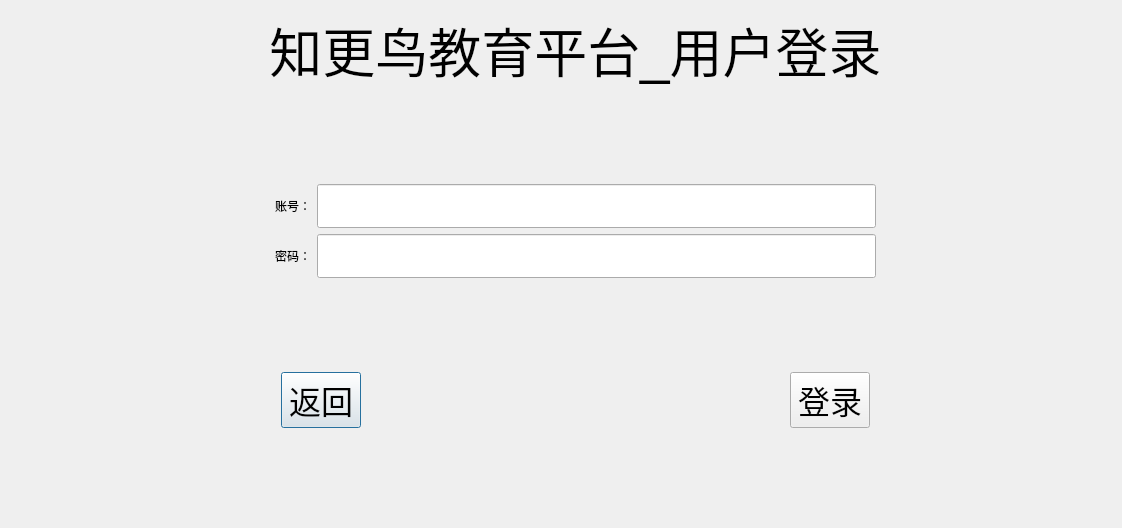
<?xml version="1.0" encoding="UTF-8"?>
<ui version="4.0">
 <class>zgnep_account_userLogin</class>
 <widget class="QDialog" name="zgnep_account_userLogin">
  <property name="geometry">
   <rect>
    <x>0</x>
    <y>0</y>
    <width>1122</width>
    <height>528</height>
   </rect>
  </property>
  <property name="windowTitle">
   <string>Dialog</string>
  </property>
  <layout class="QGridLayout" name="gridLayout">
   <item row="0" column="0">
    <spacer name="horizontalSpacer_8">
     <property name="orientation">
      <enum>Qt::Horizontal</enum>
     </property>
     <property name="sizeHint" stdset="0">
      <size>
       <width>253</width>
       <height>20</height>
      </size>
     </property>
    </spacer>
   </item>
   <item row="0" column="1" colspan="7">
    <widget class="QLabel" name="label_3">
     <property name="font">
      <font>
       <pointsize>40</pointsize>
      </font>
     </property>
     <property name="text">
      <string>知更鸟教育平台_用户登录</string>
     </property>
     <property name="alignment">
      <set>Qt::AlignCenter</set>
     </property>
    </widget>
   </item>
   <item row="0" column="8">
    <spacer name="horizontalSpacer_9">
     <property name="orientation">
      <enum>Qt::Horizontal</enum>
     </property>
     <property name="sizeHint" stdset="0">
      <size>
       <width>224</width>
       <height>20</height>
      </size>
     </property>
    </spacer>
   </item>
   <item row="1" column="4">
    <spacer name="verticalSpacer_5">
     <property name="orientation">
      <enum>Qt::Vertical</enum>
     </property>
     <property name="sizeHint" stdset="0">
      <size>
       <width>20</width>
       <height>76</height>
      </size>
     </property>
    </spacer>
   </item>
   <item row="2" column="0" colspan="2">
    <spacer name="horizontalSpacer">
     <property name="orientation">
      <enum>Qt::Horizontal</enum>
     </property>
     <property name="sizeHint" stdset="0">
      <size>
       <width>259</width>
       <height>20</height>
      </size>
     </property>
    </spacer>
   </item>
   <item row="2" column="2" colspan="5">
    <layout class="QHBoxLayout" name="horizontalLayout">
     <item>
      <widget class="QLabel" name="label">
       <property name="text">
        <string>账号：</string>
       </property>
      </widget>
     </item>
     <item>
      <widget class="QLineEdit" name="lineEdit">
       <property name="font">
        <font>
         <pointsize>24</pointsize>
        </font>
       </property>
      </widget>
     </item>
    </layout>
   </item>
   <item row="2" column="7" colspan="2">
    <spacer name="horizontalSpacer_3">
     <property name="orientation">
      <enum>Qt::Horizontal</enum>
     </property>
     <property name="sizeHint" stdset="0">
      <size>
       <width>230</width>
       <height>20</height>
      </size>
     </property>
    </spacer>
   </item>
   <item row="3" column="0" colspan="2">
    <spacer name="horizontalSpacer_2">
     <property name="orientation">
      <enum>Qt::Horizontal</enum>
     </property>
     <property name="sizeHint" stdset="0">
      <size>
       <width>259</width>
       <height>20</height>
      </size>
     </property>
    </spacer>
   </item>
   <item row="3" column="2" colspan="5">
    <layout class="QHBoxLayout" name="horizontalLayout_2">
     <item>
      <widget class="QLabel" name="label_2">
       <property name="text">
        <string>密码：</string>
       </property>
      </widget>
     </item>
     <item>
      <widget class="QLineEdit" name="lineEdit_2">
       <property name="font">
        <font>
         <pointsize>24</pointsize>
        </font>
       </property>
      </widget>
     </item>
    </layout>
   </item>
   <item row="3" column="7" colspan="2">
    <spacer name="horizontalSpacer_4">
     <property name="orientation">
      <enum>Qt::Horizontal</enum>
     </property>
     <property name="sizeHint" stdset="0">
      <size>
       <width>230</width>
       <height>20</height>
      </size>
     </property>
    </spacer>
   </item>
   <item row="4" column="3">
    <spacer name="verticalSpacer">
     <property name="orientation">
      <enum>Qt::Vertical</enum>
     </property>
     <property name="sizeHint" stdset="0">
      <size>
       <width>20</width>
       <height>88</height>
      </size>
     </property>
    </spacer>
   </item>
   <item row="4" column="5">
    <spacer name="verticalSpacer_2">
     <property name="orientation">
      <enum>Qt::Vertical</enum>
     </property>
     <property name="sizeHint" stdset="0">
      <size>
       <width>20</width>
       <height>88</height>
      </size>
     </property>
    </spacer>
   </item>
   <item row="5" column="0" colspan="3">
    <spacer name="horizontalSpacer_6">
     <property name="orientation">
      <enum>Qt::Horizontal</enum>
     </property>
     <property name="sizeHint" stdset="0">
      <size>
       <width>265</width>
       <height>20</height>
      </size>
     </property>
    </spacer>
   </item>
   <item row="5" column="3">
    <widget class="QPushButton" name="pushButton">
     <property name="font">
      <font>
       <pointsize>24</pointsize>
      </font>
     </property>
     <property name="text">
      <string>返回</string>
     </property>
     <property name="icon">
      <iconset resource="src.qrc">
       <normaloff>:/src/返回.png</normaloff>:/src/返回.png</iconset>
     </property>
     <property name="iconSize">
      <size>
       <width>40</width>
       <height>40</height>
      </size>
     </property>
    </widget>
   </item>
   <item row="5" column="4">
    <spacer name="horizontalSpacer_5">
     <property name="orientation">
      <enum>Qt::Horizontal</enum>
     </property>
     <property name="sizeHint" stdset="0">
      <size>
       <width>338</width>
       <height>20</height>
      </size>
     </property>
    </spacer>
   </item>
   <item row="5" column="5">
    <widget class="QPushButton" name="pushButton_2">
     <property name="font">
      <font>
       <pointsize>24</pointsize>
      </font>
     </property>
     <property name="text">
      <string>登录</string>
     </property>
     <property name="icon">
      <iconset resource="src.qrc">
       <normaloff>:/src/登录.png</normaloff>:/src/登录.png</iconset>
     </property>
     <property name="iconSize">
      <size>
       <width>40</width>
       <height>40</height>
      </size>
     </property>
    </widget>
   </item>
   <item row="5" column="6" colspan="3">
    <spacer name="horizontalSpacer_7">
     <property name="orientation">
      <enum>Qt::Horizontal</enum>
     </property>
     <property name="sizeHint" stdset="0">
      <size>
       <width>236</width>
       <height>20</height>
      </size>
     </property>
    </spacer>
   </item>
   <item row="6" column="3">
    <spacer name="verticalSpacer_3">
     <property name="orientation">
      <enum>Qt::Vertical</enum>
     </property>
     <property name="sizeHint" stdset="0">
      <size>
       <width>20</width>
       <height>75</height>
      </size>
     </property>
    </spacer>
   </item>
   <item row="6" column="5">
    <spacer name="verticalSpacer_4">
     <property name="orientation">
      <enum>Qt::Vertical</enum>
     </property>
     <property name="sizeHint" stdset="0">
      <size>
       <width>20</width>
       <height>75</height>
      </size>
     </property>
    </spacer>
   </item>
  </layout>
 </widget>
 <resources>
  <include location="src.qrc"/>
 </resources>
 <connections/>
</ui>
